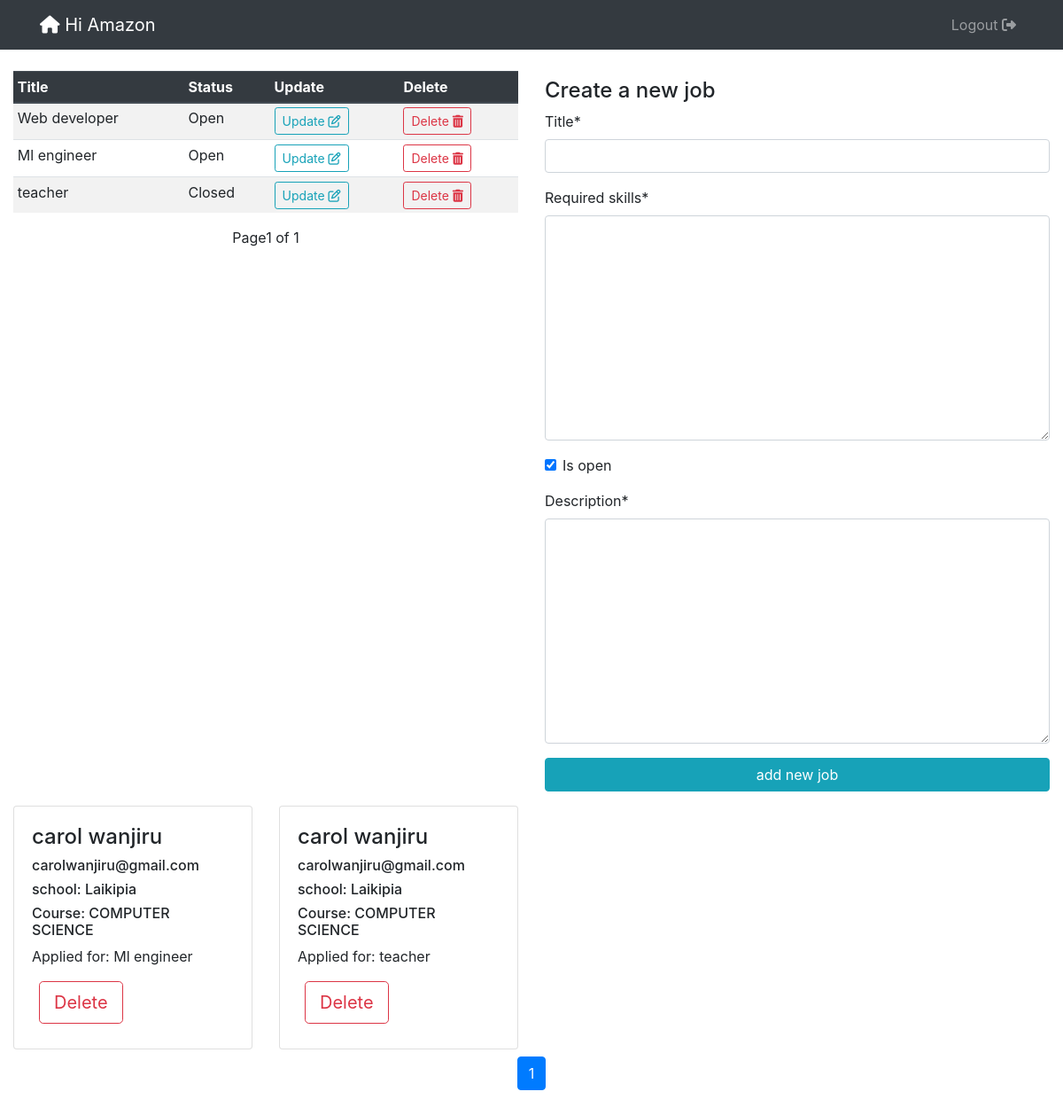
The page /companies/1/ (signed in) on the database as committed earlier.
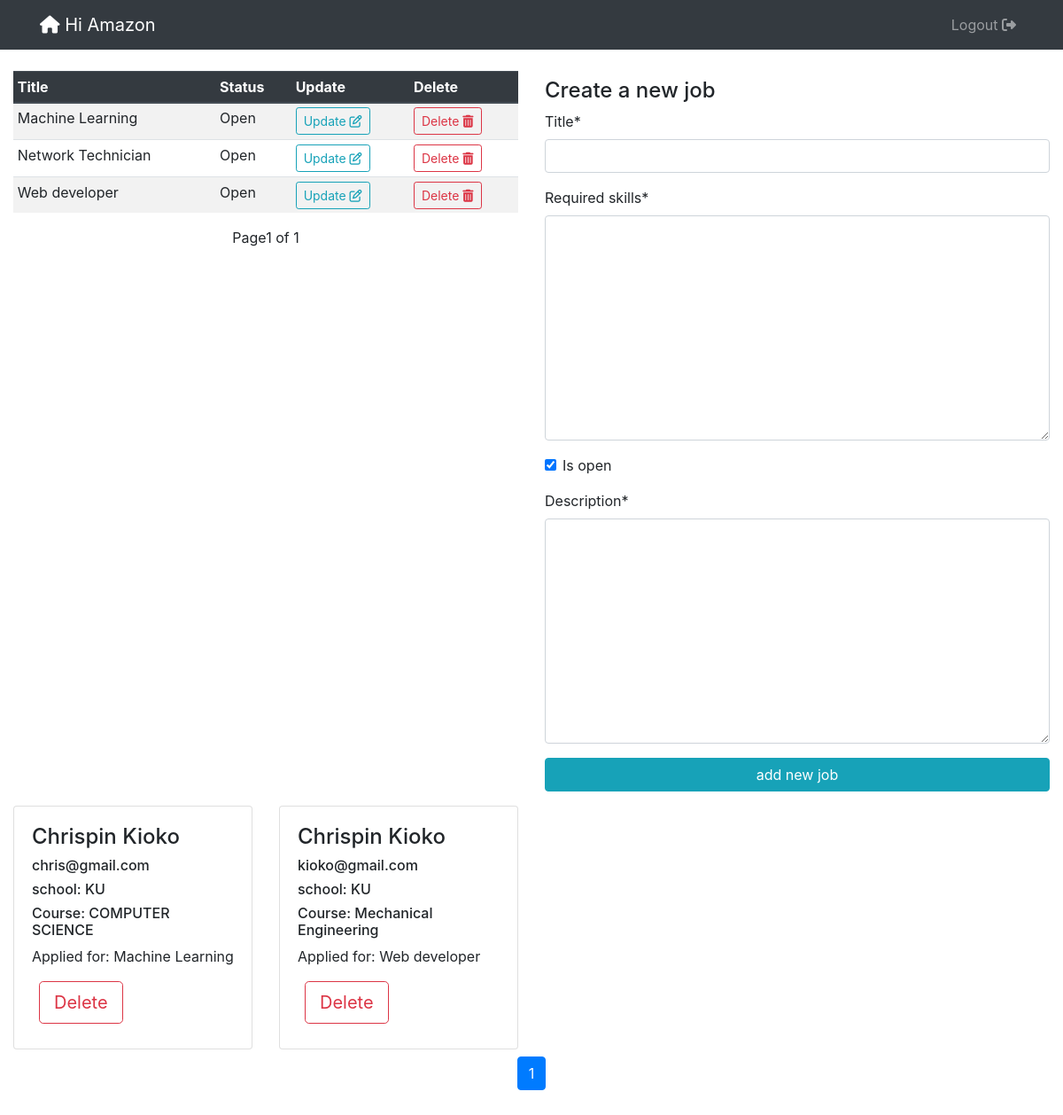
The same page on the database as committed later.
### openings/models.py (models this page shows, shortened)
class Jobs(models.Model):
    title = models.CharField(max_length=1000)
    required_skills = RichTextField()
    is_open = models.BooleanField(default=True)
    company = models.ForeignKey(Company, on_delete=models.CASCADE, default="Null",null=True)
    description = RichTextField(null=True)

class Application(models.Model):
    job = models.ForeignKey(Jobs, on_delete=models.CASCADE)
    company = models.ForeignKey(Company, on_delete=models.CASCADE, null=True)
    student = models.ForeignKey(Student, on_delete=models.CASCADE)

class Student(models.Model):
    user = models.OneToOneField(User, on_delete=models.CASCADE)
    school = models.ForeignKey(School, on_delete=models.SET_NULL, null=True)
    course = models.CharField(max_length=100, null=True )

class User(AbstractUser):
    is_student = models.BooleanField(default=False)
    is_company = models.BooleanField(default=False)
    is_school = models.BooleanField(default=False)
    first_name = models.CharField(max_length=100)
    last_name = models.CharField(max_length=100)
    official_name = models.CharField(max_length=100, null=True, default="school")
    email = models.CharField(max_length=100, null=True)

class School(models.Model):
    user = models.OneToOneField(User, on_delete=models.CASCADE)
    reg_no = models.CharField(max_length=100, null=True)
    def __str__(self):
        return self.user.username

### openings/views.py (the view, shortened to what this page needs)
# urls.py: path('companies/<str:id>/',  company, name="company"),
@login_required
def company(request, id):
    company = Company.objects.filter(id=request.user.company.id).first()
    job = Jobs.objects.filter(company=company).order_by('-id')
    applications = Application.objects.filter(company_id=request.user.company.id).order_by('-id')
    paginator = Paginator(applications, 4)
    page_number = request.GET.get('page')
    application_obj = paginator.get_page(page_number)
    page = request.GET.get('page', 1)
    paginator = Paginator(job, 15)
    try:
        jobs = paginator.page(page)
    except PageNotAnInteger:
        jobs = paginator.page(1)
    except EmptyPage:
        jobs = paginator.page(paginator.num_pages)
    form = JobForm()
    context = {
        'jobs':jobs,
        'company':company,
        'form':form,
        'application_obj':application_obj
    }
    return render(request, 'company.html', context)

### openings/forms.py
class JobForm(ModelForm):
    class Meta:
        model = Jobs
        fields = ('title', 'required_skills', 'is_open', 'description')

### templates/company.html (shortened to what this page needs)
{% extends 'base.html' %}
{% load crispy_forms_tags %}
{% block content %}
<header class="site-header">
  <nav class="navbar navbar-expand-md navbar-dark bg-dark ">
    <div class="container">
      <a class="navbar-brand mr-4" href=""><i class="fas fa-home"></i> Hi {{user.username}}</a>
      <div class="collapse navbar-collapse" id="navbarToggle">
        <div class="navbar-nav">
            <a class="nav-item nav-link" href="{% url 'logout' %}">Logout <i class="fas fa-sign-out-alt"></i> </a>
        </div>
      </div>
    </div>
  </nav>
</header>
<div class="container-fluid mt-4 mb-4">
    <div class="row">
        <div class="col-md-6">
            <div class="table-responsive">
                <table class="table table-sm table-striped table-hover">
                  <thead class=" thead-dark">
                    <tr>
                      <th scope="col">Title</th>
                      <th scope="col">Status
                      </th>
                      <th scope="col">Update</th>
                      <th scope="col">Delete</th>
                    </tr>
                  </thead>
                  <tbody>
                    {% for job in jobs %}
                      <tr>
                          <td>{{job.title}}</td>
                          {% if job.is_open == True %}
                            <td>Open</td>
                          {% else %}
                           <td>Closed</td>
                          {% endif %}
                          <td><a class="btn btn-outline-info btn-sm" href="{% url 'update_job' job.id %}">Update <i class="far fa-edit"> </i></a></td>
                          <td><a class="btn btn-outline-danger btn-sm" href="{% url 'delete_job' job.id %}">Delete <i class="fas fa-trash-alt"></i></a></td>
                          </tr>
                    {% endfor %}
                  </tbody>
                  </table>
                </div>
                    <div class="pagination align-items-center justify-content-center">
                      <span class="step-links">
                          <span class="current">
                               Page{{ jobs.number }} of {{ jobs.paginator.num_pages }}
                          </span>
                      </span>
                  </div>
        </div>
        <div class="col-md-6 mt-2 mb-2">
            <h4>Create a new job</h4>
            <form action="" method="post">
                {{ form|crispy}}
                <input class="btn btn-info btn-block" type="submit" value="add new job">
            </form>
        </div>
    </div>
    <div class="row">
      {% for application in application_obj %}
      <div class="col-md-3 mt-2 mt-2">
        <div class="card">
          <div class="card-body">
            <h4 class="card-text">{{application.student.user.first_name}} {{application.student.user.last_name}}</h4>
            <h6 class="card-text">{{application.student.user.email}}</h6>
            <h6 class="card-text">school: {{application.student.school}}</h6>
            <h6 class="card-text">Course: {{application.student.course}}</h6>
            <p class="card-text">Applied for: {{application.job.title}}</p>
            <div>
              <a class="btn btn-outline-danger btn-lg ml-2 mb-2" href="{% url 'delete_application' application.id %}">Delete</a>
            </div>
          </div>
        </div>
      </div>
      {% endfor %}
    </div>
<div class="mt-2 mb-2">
  <nav class="d-flex justify-content-center wow fadeIn">
    <ul class="pagination pg-blue">
        <li class="page-item active">
          <a class="page-link" >{{ application_obj.number }}
          </a>
        </li>
    </ul>
  </nav>
</div>
</div>
{% endblock %}

Rows that differ between the two databases and show on the page:
removed Jobs: title "Ml engineer", is_open "Open"
removed Jobs: title "teacher", is_open "Closed"
removed Application: student.user.first_name "carol", student.user.last_name "wanjiru", student.user.email "carolwanjiru@gmail.com", student.school "Laikipia", student.course "COMPUTER SCIENCE", job "Ml engineer"
removed Application: student.user.first_name "carol", student.user.last_name "wanjiru", student.user.email "carolwanjiru@gmail.com", student.school "Laikipia", student.course "COMPUTER SCIENCE", job "teacher"
added Jobs: title "Machine Learning", is_open "Open"
added Jobs: title "Network Technician", is_open "Open"
added Application: student.user.first_name "Chrispin", student.user.last_name "Kioko", student.user.email "chris@gmail.com", student.school "KU", student.course "COMPUTER SCIENCE", job "Machine Learning"
added Application: student.user.first_name "Chrispin", student.user.last_name "Kioko", student.user.email "kioko@gmail.com", student.school "KU", student.course "Mechanical Engineering", job "Web developer"
